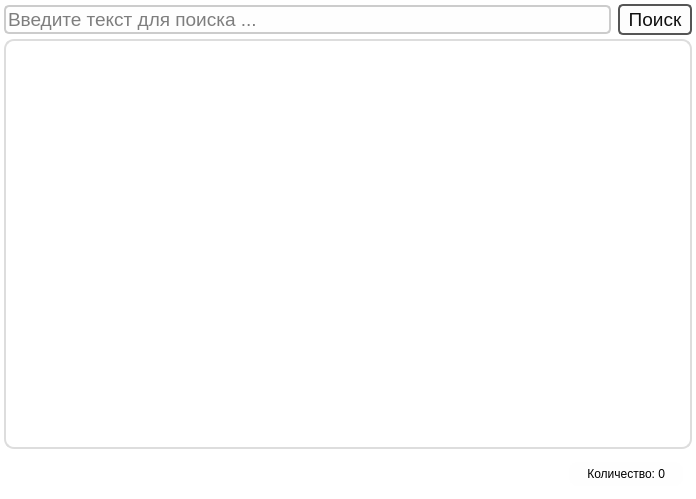
<?xml version="1.0" encoding="UTF-8"?>
<ui version="4.0">
 <class>widget_vertical_layout_scroll</class>
 <widget class="QWidget" name="widget_vertical_layout_scroll">
  <property name="geometry">
   <rect>
    <x>0</x>
    <y>0</y>
    <width>696</width>
    <height>499</height>
   </rect>
  </property>
  <property name="sizePolicy">
   <sizepolicy hsizetype="Expanding" vsizetype="Expanding">
    <horstretch>0</horstretch>
    <verstretch>0</verstretch>
   </sizepolicy>
  </property>
  <property name="windowTitle">
   <string>Form</string>
  </property>
  <property name="styleSheet">
   <string notr="true">#widget_vertical_layout_scroll
{
background-color: rgba(252, 252, 252, 0);
}
QLineEdit
{
border-radius: 5px;
border: 2px solid #CCC;
}
QScrollArea
{
border-radius: 10px;
border: 2px solid #DDD;
}

QPushButton 
{
color: #111;
background-color: rgba(255, 255, 255, 0);
border-radius: 5px;
border: 2px solid #555;
padding-left:8px;
padding-right:8px;
padding-top:2px;
padding-bottom:2px;
}</string>
  </property>
  <layout class="QVBoxLayout" name="layout_vertical_main">
   <property name="spacing">
    <number>4</number>
   </property>
   <property name="leftMargin">
    <number>4</number>
   </property>
   <property name="topMargin">
    <number>4</number>
   </property>
   <property name="rightMargin">
    <number>4</number>
   </property>
   <property name="bottomMargin">
    <number>4</number>
   </property>
   <item>
    <widget class="QWidget" name="horizontalWidget" native="true">
     <property name="maximumSize">
      <size>
       <width>16777215</width>
       <height>16777215</height>
      </size>
     </property>
     <layout class="QHBoxLayout" name="horizontalLayout">
      <property name="spacing">
       <number>7</number>
      </property>
      <property name="leftMargin">
       <number>0</number>
      </property>
      <property name="topMargin">
       <number>0</number>
      </property>
      <property name="rightMargin">
       <number>0</number>
      </property>
      <property name="bottomMargin">
       <number>0</number>
      </property>
      <item>
       <widget class="QLineEdit" name="line_edit_search">
        <property name="sizePolicy">
         <sizepolicy hsizetype="Expanding" vsizetype="Fixed">
          <horstretch>2</horstretch>
          <verstretch>0</verstretch>
         </sizepolicy>
        </property>
        <property name="font">
         <font>
          <pointsize>14</pointsize>
         </font>
        </property>
        <property name="styleSheet">
         <string notr="true">QLineEdit	{
	background-color: rgba(252, 252, 252, 120);
}</string>
        </property>
        <property name="text">
         <string/>
        </property>
        <property name="placeholderText">
         <string>Введите текст для поиска ...</string>
        </property>
       </widget>
      </item>
      <item>
       <widget class="QPushButton" name="but_search">
        <property name="sizePolicy">
         <sizepolicy hsizetype="Expanding" vsizetype="Maximum">
          <horstretch>0</horstretch>
          <verstretch>0</verstretch>
         </sizepolicy>
        </property>
        <property name="font">
         <font>
          <pointsize>14</pointsize>
         </font>
        </property>
        <property name="styleSheet">
         <string notr="true">background-color: rgba(252, 252, 252, 160);</string>
        </property>
        <property name="text">
         <string>Поиск</string>
        </property>
       </widget>
      </item>
     </layout>
    </widget>
   </item>
   <item>
    <widget class="QScrollArea" name="scroll_area">
     <property name="maximumSize">
      <size>
       <width>16777215</width>
       <height>16777215</height>
      </size>
     </property>
     <property name="styleSheet">
      <string notr="true">QScrollArea{
background-color: rgba(252, 252, 252, 0);
}
QScrollBar:vertical {
    background: transparent;
    width: 8px;
    margin: 0px;
}
QScrollBar::handle:vertical {
    background: #888;
    border-radius: 4px;
}
QScrollBar::handle:vertical:hover {
    background: #555;
}
QScrollBar::add-line, QScrollBar::sub-line {
    height: 0px;
}</string>
     </property>
     <property name="widgetResizable">
      <bool>true</bool>
     </property>
     <widget class="QWidget" name="widget_list">
      <property name="geometry">
       <rect>
        <x>0</x>
        <y>0</y>
        <width>684</width>
        <height>401</height>
       </rect>
      </property>
      <property name="sizePolicy">
       <sizepolicy hsizetype="Expanding" vsizetype="Expanding">
        <horstretch>0</horstretch>
        <verstretch>0</verstretch>
       </sizepolicy>
      </property>
      <property name="styleSheet">
       <string notr="true">QWidget {
background-color: rgba(252, 252, 252, 0);
}</string>
      </property>
      <layout class="QVBoxLayout" name="layout_scroll">
       <property name="leftMargin">
        <number>9</number>
       </property>
       <property name="topMargin">
        <number>9</number>
       </property>
       <property name="rightMargin">
        <number>9</number>
       </property>
       <property name="bottomMargin">
        <number>9</number>
       </property>
      </layout>
     </widget>
    </widget>
   </item>
   <item alignment="Qt::AlignRight">
    <widget class="QWidget" name="widget" native="true">
     <layout class="QHBoxLayout" name="horizontalLayout_6">
      <item alignment="Qt::AlignRight">
       <widget class="QLabel" name="label_count">
        <property name="sizePolicy">
         <sizepolicy hsizetype="Maximum" vsizetype="Maximum">
          <horstretch>0</horstretch>
          <verstretch>0</verstretch>
         </sizepolicy>
        </property>
        <property name="styleSheet">
         <string notr="true">QLabel	{
	border-radius: 8px;
	padding-top: 5px;
	padding-bottom: 5px;
	padding-left: 15px;
	padding-right: 15px;
	border: none;
	background-color: rgba(252, 252, 252, 120);
}</string>
        </property>
        <property name="text">
         <string>Количество: 0</string>
        </property>
        <property name="alignment">
         <set>Qt::AlignRight|Qt::AlignTrailing|Qt::AlignVCenter</set>
        </property>
       </widget>
      </item>
     </layout>
    </widget>
   </item>
  </layout>
 </widget>
 <resources/>
 <connections/>
</ui>
